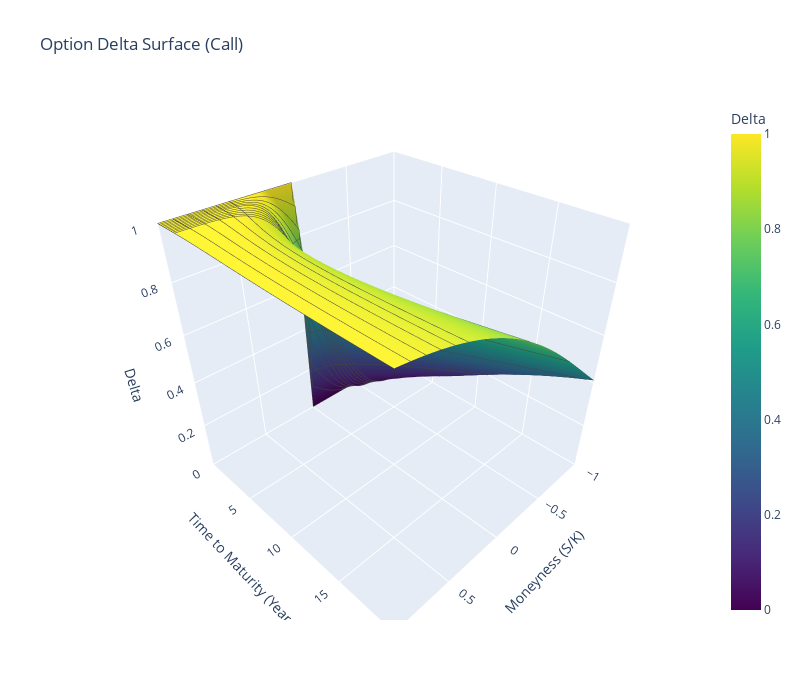

The cell this chart's notebook holds for it:
### Code cell
moneyness = np.linspace(-1, 1, 1000)
time_to_maturity = np.linspace(0, 20, 21)[::-1]
Moneyness,Time = np.meshgrid(moneyness,time_to_maturity)
S_test = np.exp(Moneyness)*K
option_type ='call'
def vectorized_delta(option_type, S, K, T, r, sigma):
    """
    Vectorized Delta calculation for arrays of S and T.
    """
    # Avoid division by zero
    T = np.where(T <= 0, 1e-6, T)
    d1 = (np.log(S / K) + (r + 0.5 * sigma ** 2) * T) / (sigma * np.sqrt(T))
    

    delta = norm.cdf(d1)
   
    
    return delta
Delta = vectorized_delta('call', S_test, K, Time, r, sigma)
print(Delta)

fig = go.Figure(data=[go.Surface(
    x=Moneyness,
    y=Time,
    z=Delta,
    colorscale='Viridis',
    colorbar=dict(title='Delta'),
    contours = {
        "x": {"show": True, "start":0.5, "end":1.5, "size":0.1},
        "y": {"show": True, "start":0.0, "end":2.0, "size":0.2},
        "z": {"show": True, "size":0.05}
    }
)])

# Update layout for better aesthetics
fig.update_layout(
    title=f'Option Delta Surface ({option_type.capitalize()})',
    scene=dict(
        xaxis_title='Moneyness (S/K)',
        yaxis_title='Time to Maturity (Years)',
        zaxis_title='Delta',
        xaxis=dict(nticks=10, range=[-1, 1]),
        yaxis=dict(nticks=10, range=[0, 20]),
        zaxis=dict(nticks=10, range=[0, 1] if option_type == 'call' else [-1, 0]),
    ),
    width=800,
    height=700,
    autosize=False
)

# Add interactive hover information
fig.update_traces(
    hovertemplate='Moneyness: %{x:.2f}<br>Time: %{y:.2f} yr<br>Delta: %{z:.2f}<extra></extra>'
)

# Show the figure
fig.show()

### Figure 1 — Plotly figure (JSON) as saved in the notebook; plotly's stock layout.template omitted (floating-point values rounded to 4 significant figures; data arrays with more than 128 entries replaced by an {"elided": "..."} marker saying what was removed)
{"data": [{"colorbar": {"title": {"text": "Delta"}}, "colorscale": [[0, "#440154"], [0.1111, "#482878"], [0.2222, "#3e4989"], [0.3333, "#31688e"], [0.4444, "#26828e"], [0.5556, "#1f9e89"], [0.6667, "#35b779"], [0.7778, "#6ece58"], [0.8889, "#b5de2b"], [1, "#fde725"]], "contours": {"x": {"end": 1.5, "show": true, "size": 0.1, "start": 0.5}, "y": {"end": 2, "show": true, "size": 0.2, "start": 0}, "z": {"show": true, "size": 0.05}}, "hovertemplate": "Moneyness: %{x:.2f}<br>Time: %{y:.2f} yr<br>Delta: %{z:.2f}<extra></extra>", "type": "surface", "x": {"elided": "21x1000 float values"}, "y": {"elided": "21x1000 int values"}, "z": {"elided": "21x1000 float values"}}], "layout": {"autosize": false, "height": 700, "scene": {"xaxis": {"nticks": 10, "range": [-1, 1], "title": {"text": "Moneyness (S/K)"}}, "yaxis": {"nticks": 10, "range": [0, 20], "title": {"text": "Time to Maturity (Years)"}}, "zaxis": {"nticks": 10, "range": [0, 1], "title": {"text": "Delta"}}}, "title": {"text": "Option Delta Surface (Call)"}, "width": 800}}
